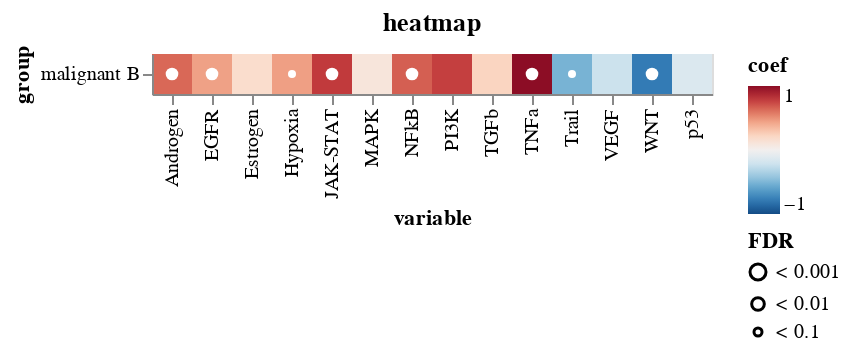

Write notebook code for a chart like this one.
### Code cell
ch = sh.compare_groups.pl.plot_lm_result_altair(res, p_cutoff=1)
ch.save(f"{artifact_dir}/progeny_healthy_vs_malignant_b_lm_heatmap.svg")
ch.display()

### Figure 1 — Vega-Lite specification as saved in the notebook (floating-point values rounded to 4 significant figures)
{"config": {"view": {"continuousWidth": 400, "continuousHeight": 300}, "mark": {"opacity": 1}}, "layer": [{"data": {"name": "data-f490b1e16c99e77f1ef0ba346761b748"}, "mark": "rect", "encoding": {"color": {"field": "coef", "scale": {"domain": [-0.9248, 0.9248], "reverse": true, "scheme": "redblue"}, "type": "quantitative"}, "x": {"field": "variable", "sort": "ascending", "type": "nominal"}, "y": {"field": "group", "type": "nominal"}}, "title": "heatmap"}, {"data": {"name": "data-3e29c6dab5596fedef85d2517245ed86"}, "mark": {"type": "point", "color": "white", "filled": true, "stroke": "black", "strokeWidth": 0}, "encoding": {"size": {"field": "FDR", "scale": {"domain": ["< 0.001", "< 0.01", "< 0.1"], "range": [64.0, 16.0, 4.0]}, "type": "nominal"}, "x": {"field": "variable", "sort": "ascending", "type": "nominal"}, "y": {"field": "group", "type": "nominal"}}}], "$schema": "https://vega.github.io/schema/vega-lite/v4.17.0.json", "datasets": {"data-f490b1e16c99e77f1ef0ba346761b748": [{"coef": 0.5918, "intercept": -0.4493, "pvalue": 0.0008697, "variable": "Androgen", "group": "malignant B", "fdr": 0.00459, "FDR": "< 0.01"}, {"coef": 0.4099, "intercept": -0.5178, "pvalue": 0.001874, "variable": "EGFR", "group": "malignant B", "fdr": 0.00459, "FDR": "< 0.01"}, {"coef": 0.7283, "intercept": -0.6265, "pvalue": 0.001967, "variable": "JAK-STAT", "group": "malignant B", "fdr": 0.00459, "FDR": "< 0.01"}, {"coef": 0.6168, "intercept": -0.5957, "pvalue": 0.001367, "variable": "NFkB", "group": "malignant B", "fdr": 0.00459, "FDR": "< 0.01"}, {"coef": 0.9248, "intercept": -0.6821, "pvalue": 0.001783, "variable": "TNFa", "group": "malignant B", "fdr": 0.00459, "FDR": "< 0.01"}, {"coef": -0.7257, "intercept": 0.8652, "pvalue": 0.001176, "variable": "WNT", "group": "malignant B", "fdr": 0.00459, "FDR": "< 0.01"}, {"coef": -0.4778, "intercept": 0.469, "pvalue": 0.01163, "variable": "Trail", "group": "malignant B", "fdr": 0.02325, "FDR": "< 0.1"}, {"coef": 0.4181, "intercept": -0.3063, "pvalue": 0.04564, "variable": "Hypoxia", "group": "malignant B", "fdr": 0.07987, "FDR": "< 0.1"}, {"coef": 0.7137, "intercept": -0.2642, "pvalue": 0.06916, "variable": "PI3K", "group": "malignant B", "fdr": 0.1006, "FDR": null}, {"coef": 0.2107, "intercept": -0.4177, "pvalue": 0.07188, "variable": "TGFb", "group": "malignant B", "fdr": 0.1006, "FDR": null}, {"coef": -0.2055, "intercept": 0.2235, "pvalue": 0.113, "variable": "VEGF", "group": "malignant B", "fdr": 0.1438, "FDR": null}, {"coef": 0.1655, "intercept": -0.3358, "pvalue": 0.1646, "variable": "Estrogen", "group": "malignant B", "fdr": 0.192, "FDR": null}, {"coef": -0.1304, "intercept": 0.1863, "pvalue": 0.1964, "variable": "p53", "group": "malignant B", "fdr": 0.2115, "FDR": null}, {"coef": 0.09295, "intercept": -0.2691, "pvalue": 0.5764, "variable": "MAPK", "group": "malignant B", "fdr": 0.5764, "FDR": null}], "data-3e29c6dab5596fedef85d2517245ed86": [{"coef": 0.5918, "intercept": -0.4493, "pvalue": 0.0008697, "variable": "Androgen", "group": "malignant B", "fdr": 0.00459, "FDR": "< 0.01"}, {"coef": 0.4099, "intercept": -0.5178, "pvalue": 0.001874, "variable": "EGFR", "group": "malignant B", "fdr": 0.00459, "FDR": "< 0.01"}, {"coef": 0.7283, "intercept": -0.6265, "pvalue": 0.001967, "variable": "JAK-STAT", "group": "malignant B", "fdr": 0.00459, "FDR": "< 0.01"}, {"coef": 0.6168, "intercept": -0.5957, "pvalue": 0.001367, "variable": "NFkB", "group": "malignant B", "fdr": 0.00459, "FDR": "< 0.01"}, {"coef": 0.9248, "intercept": -0.6821, "pvalue": 0.001783, "variable": "TNFa", "group": "malignant B", "fdr": 0.00459, "FDR": "< 0.01"}, {"coef": -0.7257, "intercept": 0.8652, "pvalue": 0.001176, "variable": "WNT", "group": "malignant B", "fdr": 0.00459, "FDR": "< 0.01"}, {"coef": -0.4778, "intercept": 0.469, "pvalue": 0.01163, "variable": "Trail", "group": "malignant B", "fdr": 0.02325, "FDR": "< 0.1"}, {"coef": 0.4181, "intercept": -0.3063, "pvalue": 0.04564, "variable": "Hypoxia", "group": "malignant B", "fdr": 0.07987, "FDR": "< 0.1"}]}}
